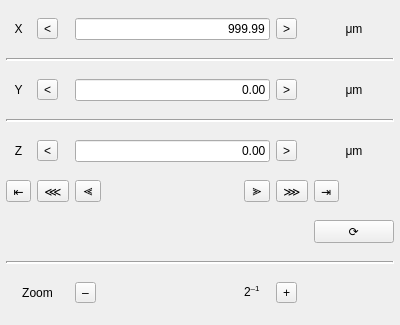
<?xml version="1.0" encoding="UTF-8"?>
<ui version="4.0">
 <class>Navigation</class>
 <widget class="QWidget" name="Navigation">
  <property name="geometry">
   <rect>
    <x>0</x>
    <y>0</y>
    <width>400</width>
    <height>325</height>
   </rect>
  </property>
  <property name="sizePolicy">
   <sizepolicy hsizetype="Preferred" vsizetype="Minimum">
    <horstretch>0</horstretch>
    <verstretch>0</verstretch>
   </sizepolicy>
  </property>
  <property name="minimumSize">
   <size>
    <width>0</width>
    <height>0</height>
   </size>
  </property>
  <property name="windowTitle">
   <string>Navigation</string>
  </property>
  <layout class="QGridLayout" name="gridLayout">
   <property name="leftMargin">
    <number>6</number>
   </property>
   <property name="topMargin">
    <number>6</number>
   </property>
   <property name="rightMargin">
    <number>6</number>
   </property>
   <property name="bottomMargin">
    <number>6</number>
   </property>
   <property name="spacing">
    <number>6</number>
   </property>
   <item row="5" column="4">
    <widget class="QToolButton" name="nextslice2">
     <property name="text">
      <string>≫</string>
     </property>
    </widget>
   </item>
   <item row="0" column="2" colspan="3">
    <widget class="QLineEdit" name="x">
     <property name="sizePolicy">
      <sizepolicy hsizetype="MinimumExpanding" vsizetype="Fixed">
       <horstretch>0</horstretch>
       <verstretch>0</verstretch>
      </sizepolicy>
     </property>
     <property name="minimumSize">
      <size>
       <width>1</width>
       <height>0</height>
      </size>
     </property>
     <property name="toolTip">
      <string>X (μm)</string>
     </property>
     <property name="text">
      <string>999.99</string>
     </property>
     <property name="maxLength">
      <number>6</number>
     </property>
     <property name="alignment">
      <set>Qt::AlignRight|Qt::AlignTrailing|Qt::AlignVCenter</set>
     </property>
    </widget>
   </item>
   <item row="4" column="2" colspan="3">
    <widget class="QLineEdit" name="z">
     <property name="sizePolicy">
      <sizepolicy hsizetype="Minimum" vsizetype="Fixed">
       <horstretch>0</horstretch>
       <verstretch>0</verstretch>
      </sizepolicy>
     </property>
     <property name="minimumSize">
      <size>
       <width>1</width>
       <height>0</height>
      </size>
     </property>
     <property name="toolTip">
      <string>Z (μm)</string>
     </property>
     <property name="text">
      <string>0.00</string>
     </property>
     <property name="maxLength">
      <number>6</number>
     </property>
     <property name="alignment">
      <set>Qt::AlignRight|Qt::AlignTrailing|Qt::AlignVCenter</set>
     </property>
    </widget>
   </item>
   <item row="8" column="0" colspan="2">
    <widget class="QLabel" name="label_7">
     <property name="text">
      <string>Zoom</string>
     </property>
     <property name="alignment">
      <set>Qt::AlignCenter</set>
     </property>
    </widget>
   </item>
   <item row="3" column="0" colspan="7">
    <widget class="Line" name="line_2">
     <property name="lineWidth">
      <number>2</number>
     </property>
     <property name="orientation">
      <enum>Qt::Horizontal</enum>
     </property>
    </widget>
   </item>
   <item row="2" column="2" colspan="3">
    <widget class="QLineEdit" name="y">
     <property name="sizePolicy">
      <sizepolicy hsizetype="Minimum" vsizetype="Fixed">
       <horstretch>0</horstretch>
       <verstretch>0</verstretch>
      </sizepolicy>
     </property>
     <property name="minimumSize">
      <size>
       <width>1</width>
       <height>0</height>
      </size>
     </property>
     <property name="toolTip">
      <string>Y (μm)</string>
     </property>
     <property name="text">
      <string>0.00</string>
     </property>
     <property name="maxLength">
      <number>6</number>
     </property>
     <property name="alignment">
      <set>Qt::AlignRight|Qt::AlignTrailing|Qt::AlignVCenter</set>
     </property>
    </widget>
   </item>
   <item row="7" column="0" colspan="7">
    <widget class="Line" name="line">
     <property name="lineWidth">
      <number>2</number>
     </property>
     <property name="orientation">
      <enum>Qt::Horizontal</enum>
     </property>
    </widget>
   </item>
   <item row="2" column="1">
    <widget class="QToolButton" name="up">
     <property name="text">
      <string>&lt;</string>
     </property>
    </widget>
   </item>
   <item row="4" column="1">
    <widget class="QToolButton" name="prevslice">
     <property name="text">
      <string>&lt;</string>
     </property>
    </widget>
   </item>
   <item row="4" column="5">
    <widget class="QToolButton" name="nextslice">
     <property name="text">
      <string>&gt;</string>
     </property>
    </widget>
   </item>
   <item row="0" column="1">
    <widget class="QToolButton" name="left">
     <property name="text">
      <string>&lt;</string>
     </property>
    </widget>
   </item>
   <item row="0" column="5">
    <widget class="QToolButton" name="right">
     <property name="text">
      <string>&gt;</string>
     </property>
    </widget>
   </item>
   <item row="2" column="5">
    <widget class="QToolButton" name="down">
     <property name="text">
      <string>&gt;</string>
     </property>
    </widget>
   </item>
   <item row="0" column="0">
    <widget class="QLabel" name="label">
     <property name="text">
      <string>X</string>
     </property>
     <property name="alignment">
      <set>Qt::AlignCenter</set>
     </property>
    </widget>
   </item>
   <item row="2" column="0">
    <widget class="QLabel" name="label_2">
     <property name="text">
      <string>Y</string>
     </property>
     <property name="alignment">
      <set>Qt::AlignCenter</set>
     </property>
    </widget>
   </item>
   <item row="0" column="6">
    <widget class="QLabel" name="label_3">
     <property name="text">
      <string>μm</string>
     </property>
     <property name="alignment">
      <set>Qt::AlignCenter</set>
     </property>
    </widget>
   </item>
   <item row="2" column="6">
    <widget class="QLabel" name="label_4">
     <property name="text">
      <string>μm</string>
     </property>
     <property name="alignment">
      <set>Qt::AlignCenter</set>
     </property>
    </widget>
   </item>
   <item row="5" column="5">
    <widget class="QToolButton" name="nextslice3">
     <property name="text">
      <string>⋙</string>
     </property>
    </widget>
   </item>
   <item row="5" column="6">
    <widget class="QToolButton" name="lastslice">
     <property name="text">
      <string>⇥</string>
     </property>
    </widget>
   </item>
   <item row="5" column="1">
    <widget class="QToolButton" name="prevslice3">
     <property name="text">
      <string>⋘</string>
     </property>
    </widget>
   </item>
   <item row="5" column="0">
    <widget class="QToolButton" name="firstslice">
     <property name="text">
      <string>⇤</string>
     </property>
    </widget>
   </item>
   <item row="4" column="0">
    <widget class="QLabel" name="label_5">
     <property name="text">
      <string>Z</string>
     </property>
     <property name="alignment">
      <set>Qt::AlignCenter</set>
     </property>
    </widget>
   </item>
   <item row="4" column="6">
    <widget class="QLabel" name="label_6">
     <property name="text">
      <string>μm</string>
     </property>
     <property name="alignment">
      <set>Qt::AlignCenter</set>
     </property>
    </widget>
   </item>
   <item row="8" column="2">
    <widget class="QToolButton" name="zoomout">
     <property name="text">
      <string>–</string>
     </property>
    </widget>
   </item>
   <item row="5" column="2">
    <widget class="QToolButton" name="prevslice2">
     <property name="text">
      <string>≪</string>
     </property>
    </widget>
   </item>
   <item row="1" column="0" colspan="7">
    <widget class="Line" name="line_3">
     <property name="lineWidth">
      <number>2</number>
     </property>
     <property name="midLineWidth">
      <number>0</number>
     </property>
     <property name="orientation">
      <enum>Qt::Horizontal</enum>
     </property>
    </widget>
   </item>
   <item row="8" column="5">
    <widget class="QToolButton" name="zoomin">
     <property name="text">
      <string>+</string>
     </property>
    </widget>
   </item>
   <item row="8" column="4">
    <widget class="QLabel" name="zoom">
     <property name="text">
      <string>2&lt;sup&gt;–1&lt;/sup&gt;</string>
     </property>
     <property name="textFormat">
      <enum>Qt::RichText</enum>
     </property>
    </widget>
   </item>
   <item row="6" column="6">
    <widget class="QPushButton" name="autoupdate">
     <property name="minimumSize">
      <size>
       <width>1</width>
       <height>0</height>
      </size>
     </property>
     <property name="text">
      <string>⟳</string>
     </property>
     <property name="checkable">
      <bool>true</bool>
     </property>
     <property name="checked">
      <bool>false</bool>
     </property>
    </widget>
   </item>
   <item row="6" column="0" colspan="6">
    <widget class="QLabel" name="updateinfo">
     <property name="text">
      <string/>
     </property>
    </widget>
   </item>
  </layout>
 </widget>
 <tabstops>
  <tabstop>x</tabstop>
  <tabstop>y</tabstop>
  <tabstop>z</tabstop>
  <tabstop>right</tabstop>
  <tabstop>nextslice</tabstop>
  <tabstop>down</tabstop>
  <tabstop>nextslice3</tabstop>
  <tabstop>lastslice</tabstop>
  <tabstop>prevslice3</tabstop>
  <tabstop>firstslice</tabstop>
  <tabstop>up</tabstop>
  <tabstop>left</tabstop>
  <tabstop>prevslice</tabstop>
 </tabstops>
 <resources/>
 <connections/>
</ui>
